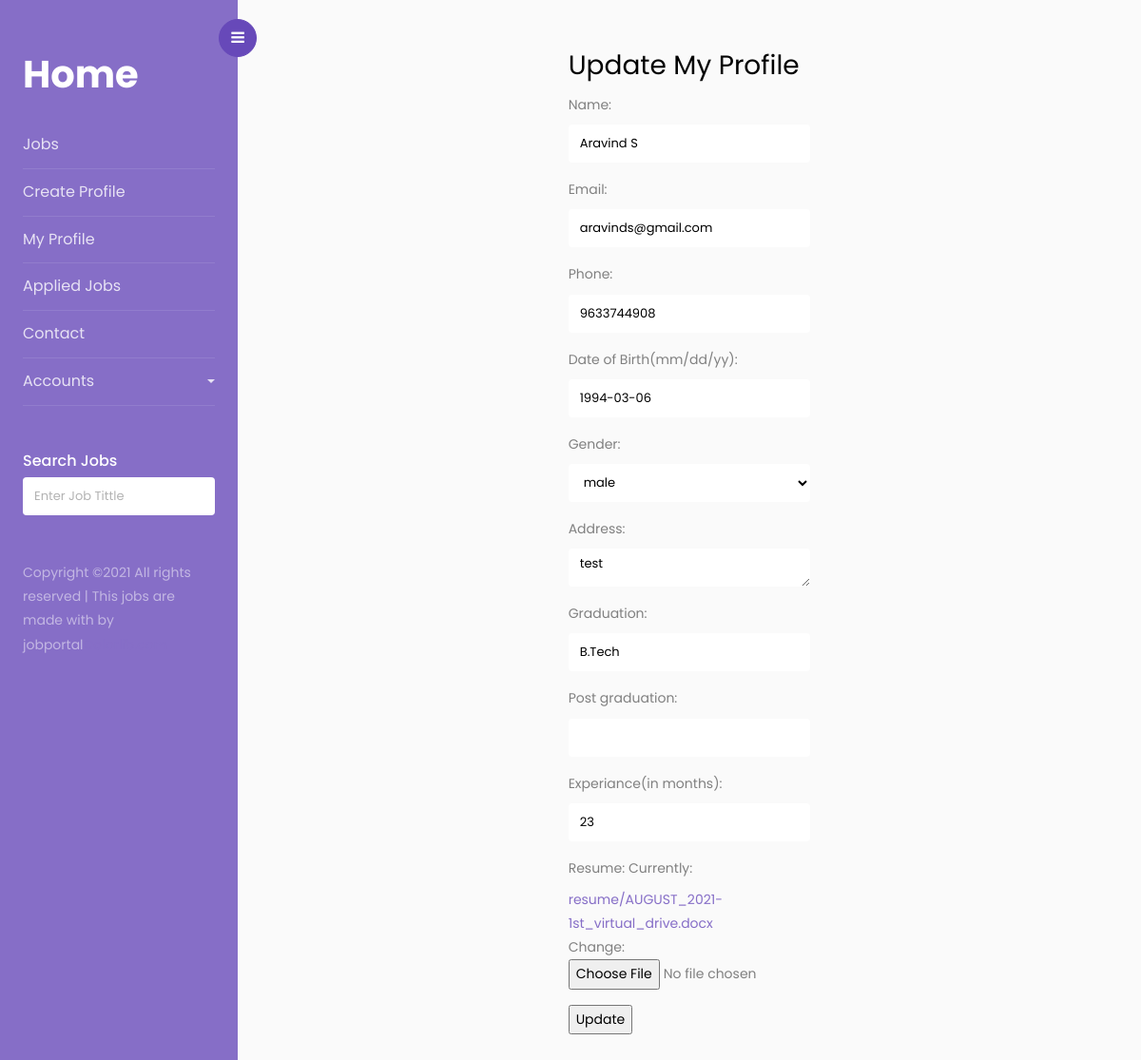
Screenshot of /jobseeker/profile/viewprofile/editprofile/1 with the database file from the repository.
### jobseeker/models.py (models this page shows)
class Profile(models.Model):
    job=models.ForeignKey(Job,on_delete=models.CASCADE,null=True)
    user = models.CharField(max_length=120)
    name=models.CharField(max_length=40)
    email=models.EmailField(max_length=40)
    mobile=models.IntegerField(max_length=12)
    dob=models.DateField("mm/dd/yy",auto_now_add=False,auto_now=False,blank=True,null=True)
    options=(("male","male"),("female","female"))
    gender=models.CharField(max_length=80,choices=options,default="male")
    address=models.CharField(max_length=200,null=True)
    graduation=models.CharField(max_length=100,null=True,blank=True)
    post_graduation=models.CharField(max_length=100,null=True,blank=True)
    experiance=models.IntegerField("months")
    resume=models.FileField(upload_to="resume",null=True)

### jobseeker/views.py (the view)
# urls.py: path("profile/viewprofile/editprofile/<int:pk>",views.ProfileUpdateView.as_view(),name="editprofile"),
class ProfileUpdateView(UpdateView):
    model = Profile
    form_class = forms.ProfileAddForm
    template_name = "updateprofile.html"
    success_url = reverse_lazy("viewprofile")

### jobseeker/forms.py
class ProfileAddForm(ModelForm):
    mobile = forms.CharField(max_length=10, label="Phone", widget=(forms.TextInput(attrs={'class': 'form-control'})))
    address=forms.CharField(max_length=150,widget=forms.Textarea(attrs={'class':'form-control'}))
    class Meta:
        model=Profile
        fields=["name","email","mobile","dob","gender","address","graduation","post_graduation","experiance","resume"]
        widgets = {
            "name": forms.TextInput(attrs={'class': 'form-control'}),
            "email": forms.EmailInput(attrs={'class': 'form-control'}),
            "dob": forms.DateInput(attrs={'class': 'form-control'}),
            "gender": forms.Select(attrs={'class': 'form-control'}),
            "graduation": forms.TextInput(attrs={'class': 'form-control'}),
            "post_graduation": forms.TextInput(attrs={'class': 'form-control'}),
            "experiance": forms.TextInput(attrs={'class': 'form-control'}),
        }
        labels={
            "dob":"Date of Birth(mm/dd/yy)",
            "experiance":"Experiance(in months)"
        }

### jobseeker/templates/updateprofile.html (shortened to what this page needs)
<!DOCTYPE html>
{%extends 'base.html'%}
{%block body_block%}
<div class="row">
        <div class="col-4"></div>
        <div class="col-4">
            <h3>Update My Profile</h3>
            <form action="" method="post" enctype="multipart/form-data">
                {{form.as_p}}
                <input type="submit" value="Update">
            </form>
        </div>
        <div class="col-4"></div>
    </div>
{%endblock%}

### rows the page displays
Profile: name "Aravind S", email "aravinds@gmail.com", mobile "9633744908", dob "1994-03-06", gender "male", address "test", graduation "B.Tech", experiance "23"
